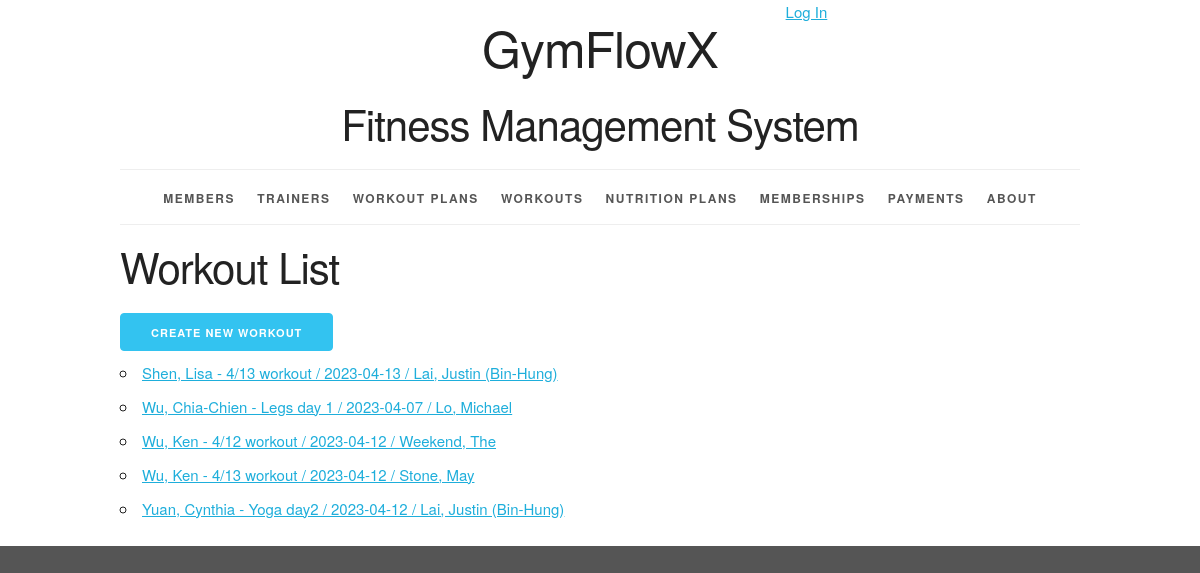
/workout/, run on the app's committed database.
### workoutinfo/models.py (models this page shows, shortened)
class Workout(models.Model):
    workout_id = models.AutoField(primary_key=True)
    date = models.DateField()
    name = models.CharField(max_length=255)
    description = models.TextField()
    duration = models.IntegerField(help_text='Enter duration in minutes')
    workout_plan = models.ForeignKey(WorkoutPlan, related_name='workouts', on_delete=models.PROTECT)
    member = models.ForeignKey(Member, related_name='workouts', on_delete=models.PROTECT)
    trainer = models.ForeignKey(Trainer, related_name='workouts', on_delete=models.PROTECT)
    def __str__(self):
        return f"{self.member} - {self.name} / {self.date} / {self.trainer}"
    def get_absolute_url(self):
        return reverse('workoutinfo_workout_detail_urlpattern',
                       kwargs={'pk': self.pk}
                       )
    class Meta:
        ordering = ['member', 'name', 'date']
        constraints = [
            UniqueConstraint(fields=['member', 'name'], name='unique_workout')
        ]

class Member(models.Model):
    MALE = 'M'
    FEMALE = 'F'
    OTHER = 'O'
    GENDER_CHOICES = [
        (MALE, 'Male'),
        (FEMALE, 'Female'),
        (OTHER, 'Other'),
    ]
    member_id = models.AutoField(primary_key=True)
    first_name = models.CharField(max_length=45)
    last_name = models.CharField(max_length=45)
    disambiguator = models.CharField(max_length=45, blank=True, default='')
    gender = models.CharField(max_length=1, choices=GENDER_CHOICES)
    phone_number = models.CharField(
        max_length=15,
        validators=[RegexValidator(
            r'^\+?\d{9,15}$',
            'Enter a valid phone number.'
        )]
    )
    def __str__(self):
        if self.disambiguator == '':
            return '%s, %s' % (self.last_name, self.first_name)
        else:
            result = '%s, %s (%s)' % (self.last_name, self.first_name, self.disambiguator)
        return result
    class Meta:
        ordering = ['last_name', 'first_name', 'disambiguator']
        constraints = [
            models.UniqueConstraint(fields=['last_name', 'first_name', 'phone_number'], name='unique_member')
        ]

class Trainer(models.Model):
    GENDER_CHOICES = [
        ('M', 'Male'),
        ('F', 'Female'),
        ('O', 'Other'),
    ]
    member_id = models.AutoField(primary_key=True)
    first_name = models.CharField(max_length=45)
    last_name = models.CharField(max_length=45)
    disambiguator = models.CharField(max_length=45, blank=True, default='')
    gender = models.CharField(max_length=1, choices=GENDER_CHOICES)
    phone_number = models.CharField(
        max_length=15,
        validators=[RegexValidator(
            r'^\+?\d{9,15}$',
            'Enter a valid phone number.'
        )]
    )
    def __str__(self):
        if self.disambiguator == '':
            return '%s, %s' % (self.last_name, self.first_name)
        else:
            result = '%s, %s (%s)' % (self.last_name, self.first_name, self.disambiguator)
        return result
    class Meta:
        ordering = ['last_name', 'first_name', 'disambiguator']
        constraints = [
            UniqueConstraint(fields=['last_name', 'first_name', 'phone_number'], name='unique_trainer')
        ]

### workoutinfo/views.py (the view)
class WorkoutList(ListView):
    model = Workout

### workoutinfo/templates/workoutinfo/workout_list.html (shortened to what this page needs)
{% extends 'workoutinfo/base.html' %}
{% block content %}
    <h2>Workout List</h2>
    <div>
      <a href="{% url 'workoutinfo_workout_create_urlpattern' %}"
      class="button button-primary">
        Create New Workout</a>
    </div>
    <ul>
        {% for workout in workout_list %}
            <li>
                <a href="{{ workout.get_absolute_url }}">{{ workout }}</a>
            </li>
        {% empty %}
            <li><em>There are currently no workouts available.</em></li>
        {% endfor %}
    </ul>
{% endblock %}

### workoutinfo/static/workoutinfo/skeleton.css (style rules this page uses)
html { font-size: 62.5%; }
body { font-size: 1.5em; line-height: 1.6; font-weight: 400; font-family: "Raleway", "HelveticaNeue", "Helvetica Neue", Helvetica, Arial, sans-serif; color: #222; }
h1, h2, h3, h4, h5, h6 { margin-top: 0; margin-bottom: 2rem; font-weight: 300; }
h2 { font-size: 3.6rem; line-height: 1.25; letter-spacing: -.1rem; }
@media (min-width: 550px) { h2 { font-size: 4.2rem; } }
a { color: #1EAEDB; }
.button, button, input[type="submit"], input[type="reset"], input[type="button"] { display: inline-block; height: 38px; padding: 0 30px; color: #555; text-align: center; font-size: 11px; font-weight: 600; line-height: 38px; letter-spacing: .1rem; text-transform: uppercase; text-decoration: none; white-space: nowrap; background-color: transparent; border-radius: 4px; border: 1px solid #bbb; cursor: pointer; box-sizing: border-box; }
.button.button-primary, button.button-primary, input[type="submit"].button-primary, input[type="reset"].button-primary, input[type="button"].button-primary { color: #FFF; background-color: #33C3F0; border-color: #33C3F0; }
ul { list-style: circle inside; }
ol, ul { padding-left: 0; margin-top: 0; }
li { margin-bottom: 1rem; }
button, .button { margin-bottom: 1rem; }
pre, blockquote, dl, figure, table, p, ul, ol, form { margin-bottom: 2.5rem; }

### workoutinfo/static/workoutinfo/style.css (style rules this page uses)
html { height: 100%; background-color: #555; }
body { background-color: white; }

### data on the page
Workout: member+name+date "Shen, Lisa - 4/13 workout / 2023-04-13 / Lai, Justin (Bin-Hung)"
Workout: member+name+date "Wu, Chia-Chien - Legs day 1 / 2023-04-07 / Lo, Michael"
Workout: member+name+date "Wu, Ken - 4/12 workout / 2023-04-12 / Weekend, The"
Workout: member+name+date "Wu, Ken - 4/13 workout / 2023-04-12 / Stone, May"
Workout: member+name+date "Yuan, Cynthia - Yoga day2 / 2023-04-12 / Lai, Justin (Bin-Hung)"
